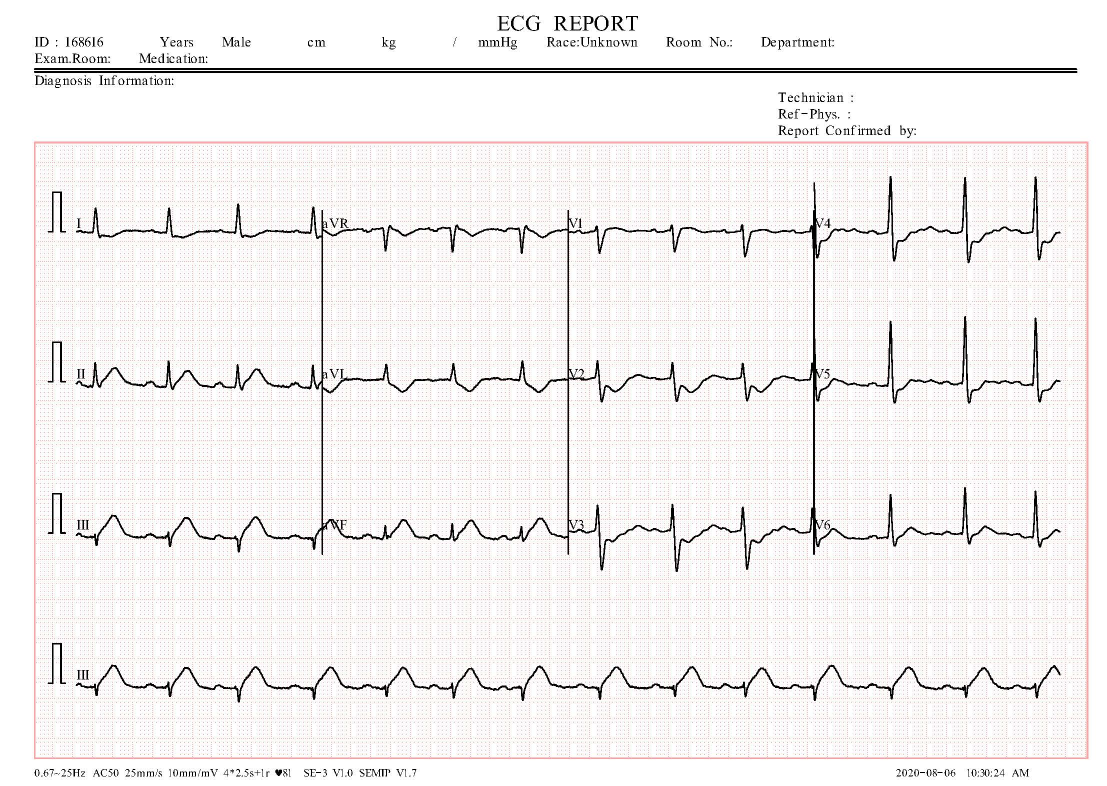
#> input picture BeatAI/test/MI(1).jpg, 2213 x 1572 px, given as the content of the folder /content/BeatAI/data/ECG_DATA/train, which was not available (shown at 1/2 size)
$ jupyter execute --allow-errors superVector.ipynb   (shell and % lines are left out)   (text cells are left out)
#> lines starting #> are read from the running program, lines starting #| are printed output that depends on the picture; after the words box and inside, x2 and y2 are one past the last pixel; in counts of white or black regions, pixels touching at a corner belong together; pictures that were not available may be replaced by others from this repository, and a replacement may not be noted
[cell 1]
import cv2
import numpy as np
import matplotlib.pyplot as plt
import os
import cv2
import numpy as np
from sklearn.model_selection import train_test_split
import tensorflow as tf
from tqdm import tqdm
from google.colab import userdata
import os, json

[cell 2]
%cd BeatAI

[cell 3]
kaggle_username = userdata.get("kaggle_username")
kaggle_key = userdata.get("kaggle_key")

os.makedirs(os.path.expanduser("~/.kaggle"), exist_ok=True)
#> (the rest of this cell did not finish here and is left out)

[cell 4]
def ecg_to_vector(path, num_rows=4, smooth=True):
#> called with num_rows = 4, smooth = True
    img = cv2.imread(path)
#> img is the input picture: shape (1572, 2213, 3); mean B, G, R 240.4, 240.7, 243
    gray = cv2.cvtColor(img, cv2.COLOR_BGR2GRAY)
    thresh = cv2.adaptiveThreshold(gray, 255, cv2.ADAPTIVE_THRESH_MEAN_C,
                                   cv2.THRESH_BINARY_INV, 35, 10)
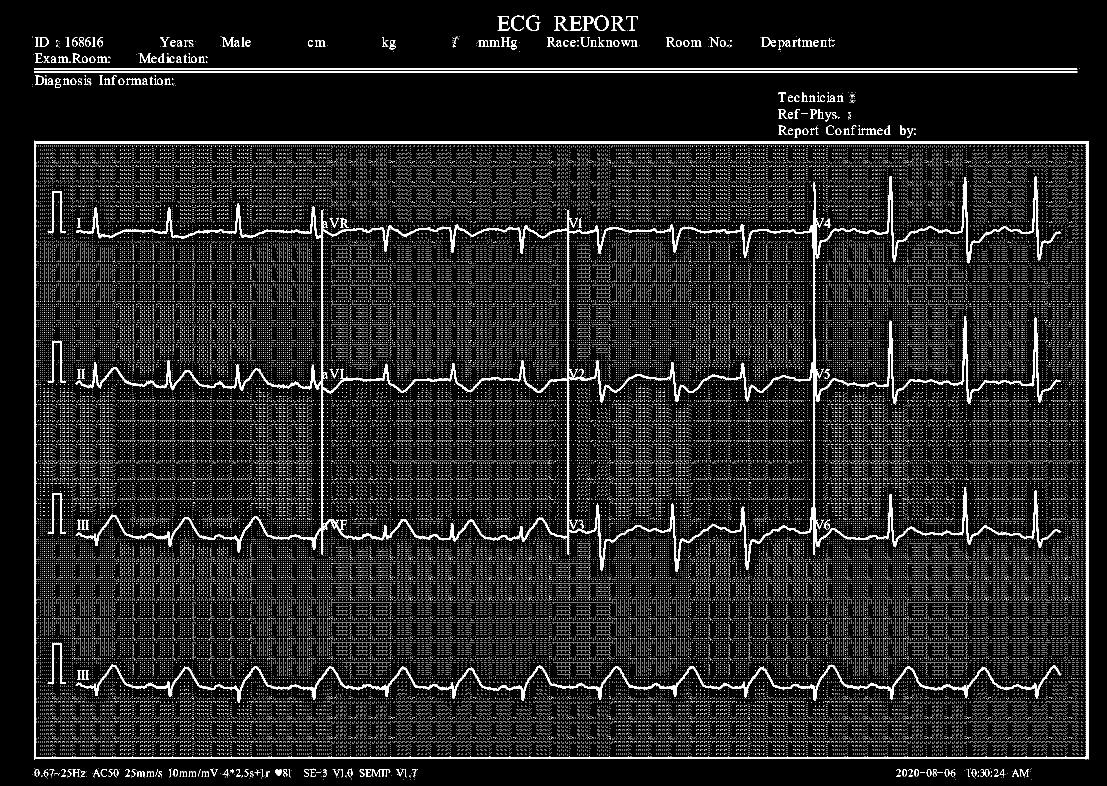
#> thresh: shape (1572, 2213) (shown at 1/2 size); 8.3% white; 127228 white regions (127004 under 20 px), largest, box (x1, y1, x2, y2) and area: (151, 352, 2121, 1144) 51922, (68, 282, 2177, 1520) 23453, (151, 1329, 2121, 1405) 12327
    kernel = cv2.getStructuringElement(cv2.MORPH_RECT, (3, 1))
    clean = cv2.morphologyEx(thresh, cv2.MORPH_OPEN, kernel)
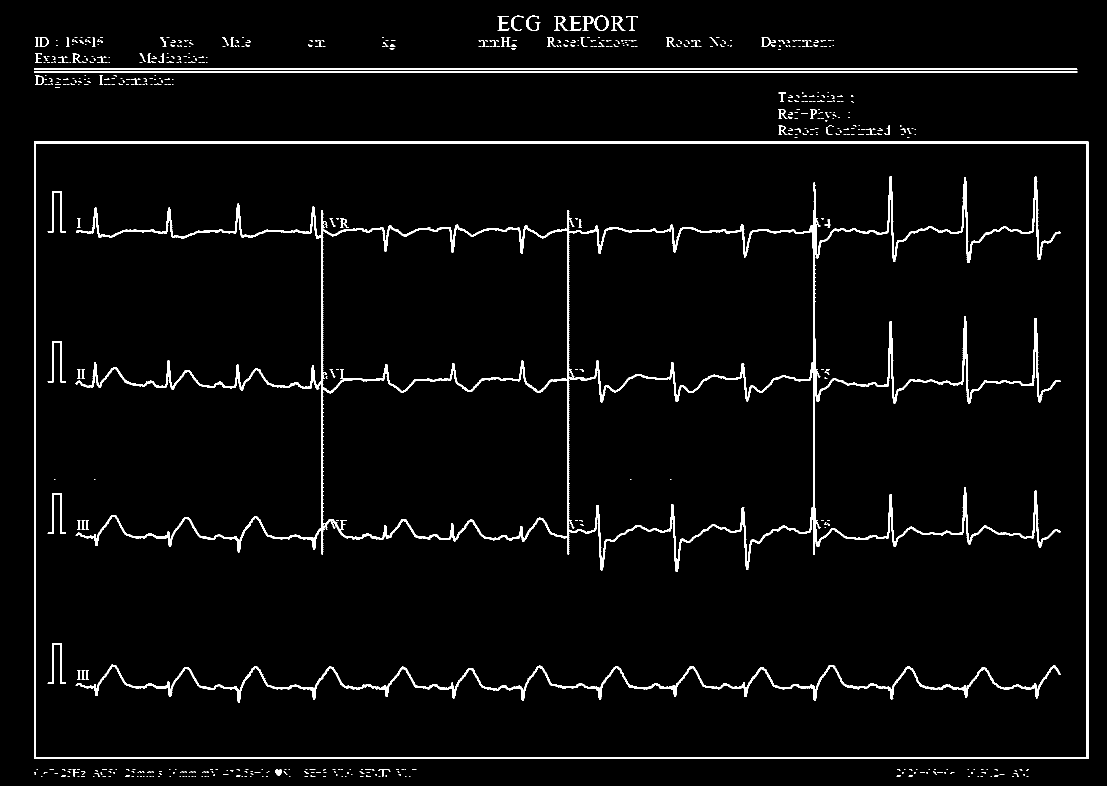
#> clean: shape (1572, 2213) (shown at 1/2 size); 3.4% white; 699 white regions (581 under 20 px)
    contours, _ = cv2.findContours(clean, cv2.RETR_EXTERNAL, cv2.CHAIN_APPROX_SIMPLE)
#> contours = 629 contours, 588 with area under 20; largest, box (x1, y1, x2, y2) and area: (68, 283, 2177, 1518) 2601272, (68, 142, 2155, 146) 6256, (68, 136, 2155, 140) 6255, (1189, 31, 1217, 62) 650, (1222, 32, 1251, 61) 326
    if len(contours) > 0:
        x, y, w, h = cv2.boundingRect(max(contours, key=cv2.contourArea))
#> x = 68; y = 283; w = 2109; h = 1235
        clean = clean[y:y+h, x:x+w]
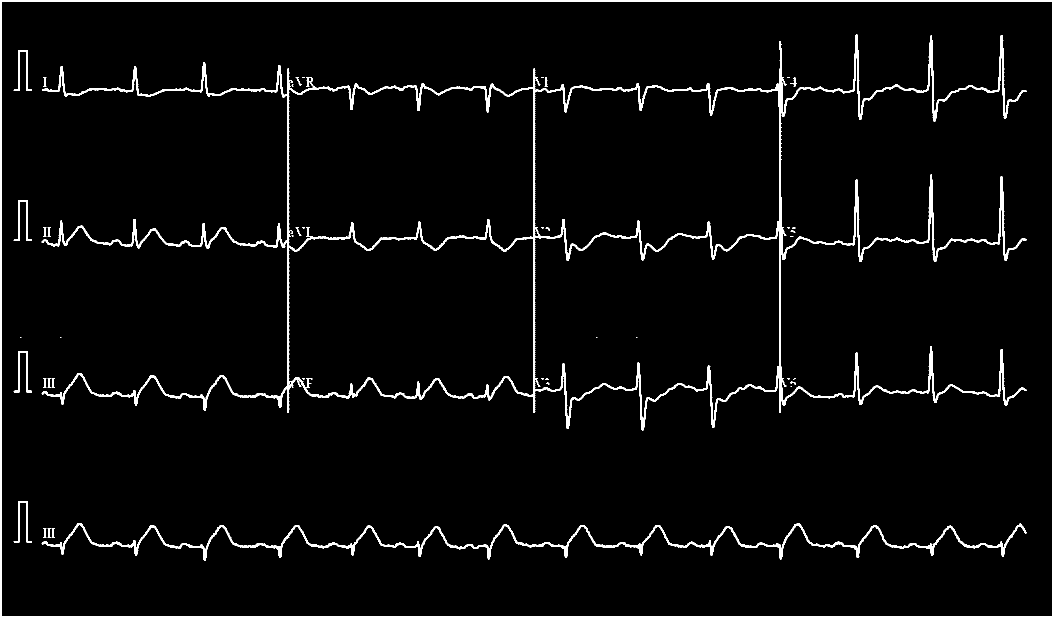
#> clean: shape (1235, 2109) (shown at 1/2 size); 3.5% white; 71 white regions (46 under 20 px), largest, box (x1, y1, x2, y2) and area: (83, 69, 2053, 861) 50724, (0, 0, 2109, 1235) 23424, (83, 1046, 2053, 1122) 12133

    height = clean.shape[0]
#> height = 1235
    row_height = height // num_rows
#> row_height = 308
    signals = []
    for i in range(num_rows):
        row = clean[i*row_height:(i+1)*row_height, :]
        ys = []
        for col in range(row.shape[1]):
            pixels = np.where(row[:, col] > 0)[0]
            if len(pixels) > 0:
                ys.append(np.mean(pixels))
            else:
                ys.append(np.nan)
        ys = np.array(ys)
        nans = np.isnan(ys)
        if np.any(nans):
            ys[nans] = np.interp(np.flatnonzero(nans), np.flatnonzero(~nans), ys[~nans])
        ys = (ys - np.min(ys)) / (np.max(ys) - np.min(ys))
        signals.append(ys)
#> this loop made 4 passes
#> pass 1, in ecg_to_vector, `row = clean[i*row_height:(i+1)*row_height, :]`:
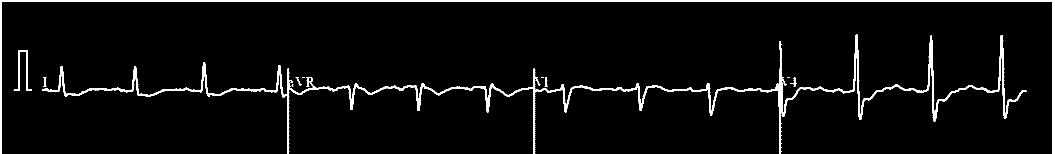
#> row: shape (308, 2109) (shown at 1/2 size); 4.3% white; 22 white regions (13 under 20 px), largest, box (x1, y1, x2, y2) and area: (84, 69, 2053, 308) 16094, (0, 0, 2109, 308) 10586, (27, 100, 64, 182) 661
#> pass 2, in ecg_to_vector, `row = clean[i*row_height:(i+1)*row_height, :]`:
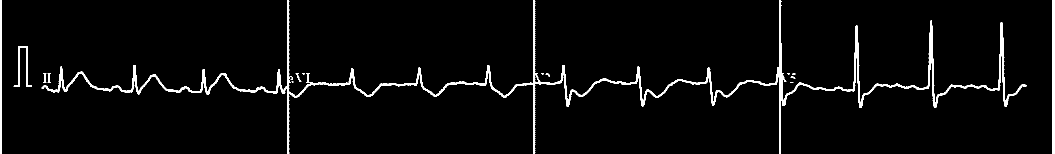
#> row: shape (308, 2109) (shown at 1/2 size); 3.3% white; 23 white regions (15 under 20 px), largest, box (x1, y1, x2, y2) and area: (83, 0, 2053, 308) 18021, (2104, 0, 2109, 308) 1246, (0, 0, 3, 308) 924
#> pass 3, in ecg_to_vector, `row = clean[i*row_height:(i+1)*row_height, :]`:
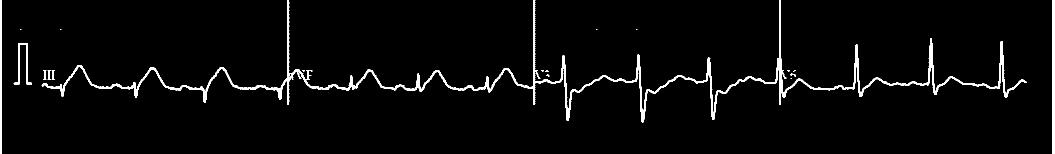
#> row: shape (308, 2109) (shown at 1/2 size); 3.1% white; 27 white regions (18 under 20 px), largest, box (x1, y1, x2, y2) and area: (83, 0, 2053, 245) 16609, (2104, 0, 2109, 308) 1246, (0, 0, 3, 308) 924
#> after the loop, signals = 4 items
    vector = np.concatenate(signals)
#> vector = 8436 values, max 1 at index 1558, min 0 at index 4, mean 0.487
    if smooth:
        vector = cv2.GaussianBlur(vector.reshape(-1, 1), (9, 1), 0).flatten()
    return vector

[cell 5]
def resize_vector(v, target_len=4096):
    x_old = np.linspace(0, 1, len(v))
    x_new = np.linspace(0, 1, target_len)
    return np.interp(x_new, x_old, v)

[cell 6]
def preprocess_dataset_1d(dataset_path, target_len=2048, num_rows=4):
    """
    Carga todas las imágenes del dataset y genera vectores 1D concatenados.
    Retorna: X_train, y_train, X_val, y_val, X_test, y_test
    """
    train_dir = os.path.join(dataset_path, 'train')
    test_dir = os.path.join(dataset_path, 'test')

    X_train, y_train = [], []
    X_test, y_test = [], []

    class_names = sorted(os.listdir(train_dir))
    print(f"📂 Clases detectadas: {class_names}")

    # --- TRAIN ---
    for label, cls in enumerate(class_names):
        cls_dir = os.path.join(train_dir, cls)
        for fname in tqdm(os.listdir(cls_dir), desc=f"Procesando {cls} (train)"):
            path = os.path.join(cls_dir, fname)
            if not fname.lower().endswith(('.jpg', '.png', '.jpeg')):
                continue
            vec = ecg_to_vector(path, num_rows=num_rows)
#> vec has the same summary as vector in ecg_to_vector
            vec = resize_vector(vec, target_len)
#> in resize_vector, `x_old = np.linspace(0, 1, len(v))`: x_old = 8436 values from 0 to 1
#> in resize_vector, `x_new = np.linspace(0, 1, target_len)`: x_new = 2048 values from 0 to 1
#> vec = 2048 values, max 0.998 at index 140, min 0 at index 1, mean 0.487
            X_train.append(vec)
            y_train.append(label)

    # --- TEST ---
    for label, cls in enumerate(class_names):
        cls_dir = os.path.join(test_dir, cls)
        for fname in tqdm(os.listdir(cls_dir), desc=f"Procesando {cls} (test)"):
            path = os.path.join(cls_dir, fname)
            if not fname.lower().endswith(('.jpg', '.png', '.jpeg')):
                continue
            vec = ecg_to_vector(path, num_rows=num_rows)
#> vec has the same summary as vector in ecg_to_vector
            vec = resize_vector(vec, target_len)
            X_test.append(vec)
            y_test.append(label)

    X_train = np.array(X_train)[..., np.newaxis]
#> X_train has the same summary as vec
    y_train = tf.keras.utils.to_categorical(y_train, num_classes=len(class_names))
    X_test = np.array(X_test)[..., np.newaxis]
    y_test = tf.keras.utils.to_categorical(y_test, num_classes=len(class_names))

    # --- SPLIT VALIDATION ---
    X_train, X_val, y_train, y_val = train_test_split(
        X_train, y_train, test_size=0.2, random_state=42, stratify=y_train.argmax(axis=1)
    )

    print(f"✅ X_train: {X_train.shape}, X_val: {X_val.shape}, X_test: {X_test.shape}")
    return X_train, y_train, X_val, y_val, X_test, y_test
